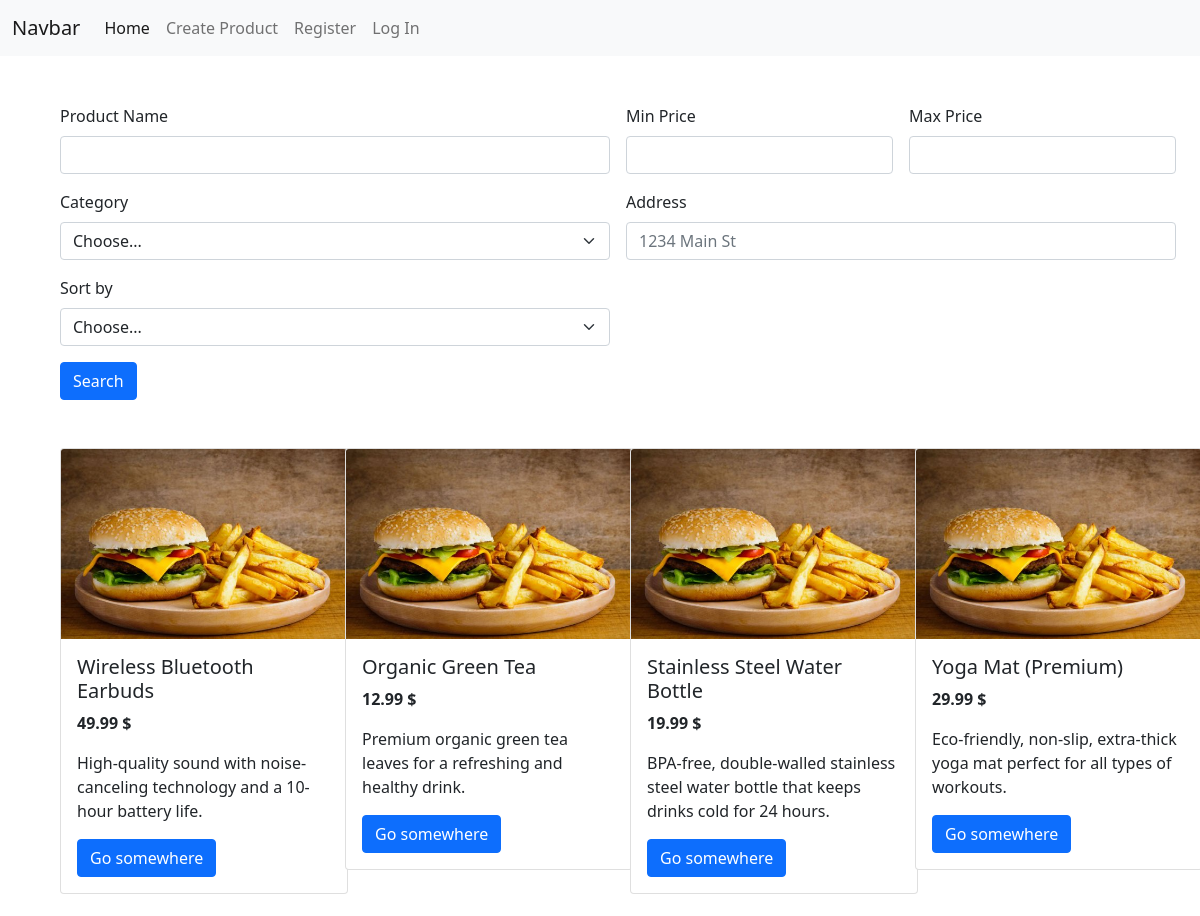
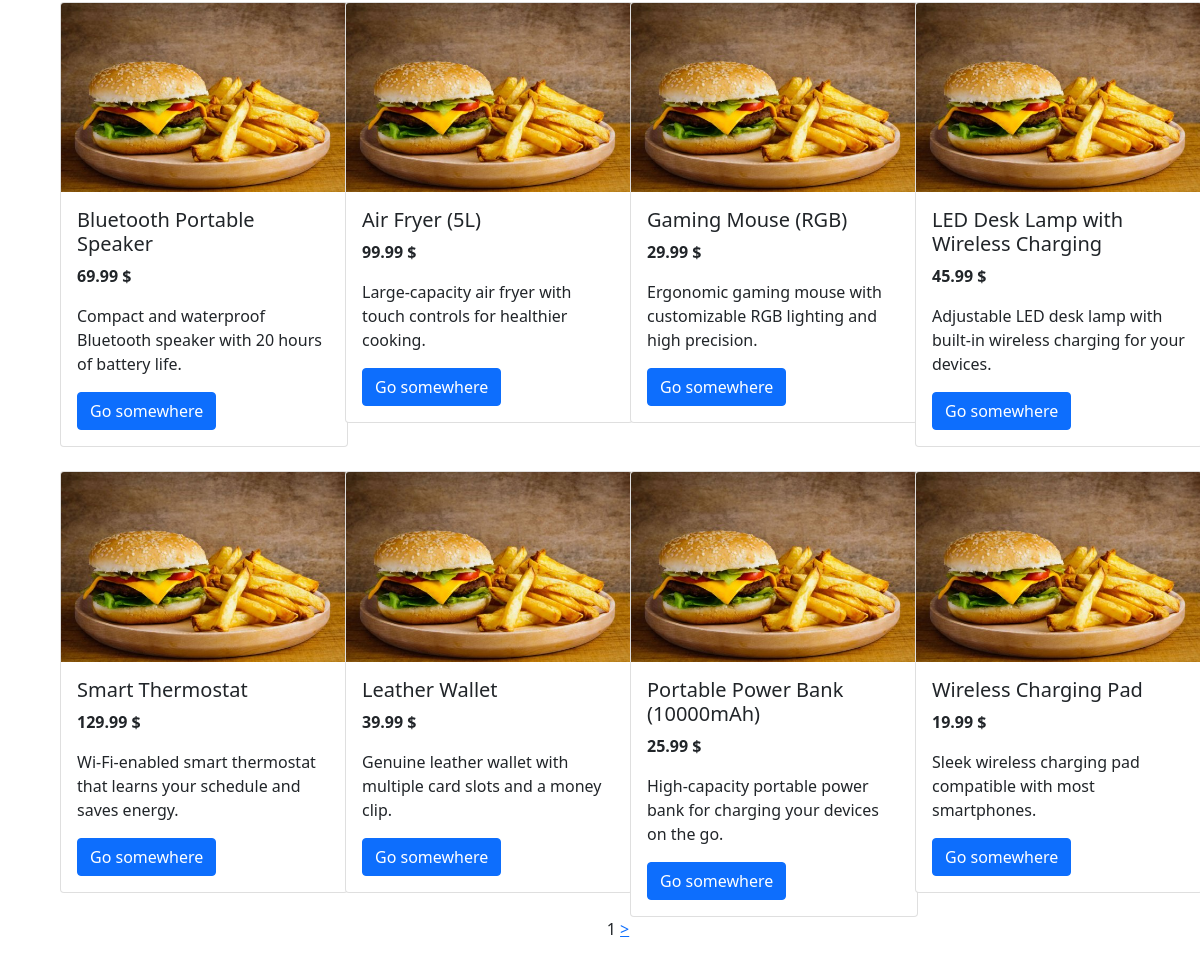
The page / on the database its author committed (2 pictures, top to bottom).
### products/models.py (models this page shows)
class Product(models.Model):
    name = models.CharField(max_length=150, default=0)
    description = models.TextField(default=0)
    price = models.DecimalField(max_digits=10, decimal_places=2)
    create_date = models.DateTimeField(auto_now_add=True)
    write_time = models.DateTimeField(auto_now_add=True)
    views = models.PositiveIntegerField(default=0)
    category = models.ForeignKey(Category, on_delete=models.SET_NULL, null=True, related_name='products')
    image = models.ImageField(upload_to='products/', default='default.jpg')

### products/views.py (the view)
# urls.py: 2. Add a URL to urlpatterns:  path('', views.home, name='home')
def home(request):
    filters = dict()
    product_name = request.GET.get('product_name')
    if product_name:
        filters['name__icontains'] = product_name
    min_price = request.GET.get('min_price')
    if min_price:
        filters['price__gt'] = min_price
    max_price = request.GET.get('max_price')
    if max_price:
        filters['price__lt'] = max_price
    address = request.GET.get('address')
    if address:
        filters['address__icontains'] = address
    category =  request.GET.get('category')
    if category:
        filters['category_id'] = category
    products = Product.objects.filter(**filters)
    sort_by = request.GET.get('sort')
    if sort_by:
        products = products.order_by(sort_by)
    products_paginator = Paginator(products, 12)
    page_number = request.GET.get('page')
    try:
        page_obj = products_paginator.get_page(page_number)
    except PageNotAnInteger:
        page_obj = products_paginator.page(1)
    except EmptyPage:
        page_obj = products_paginator.page(products_paginator.num_pages)
    categories = Category.objects.all()
    return render(request, 'home.html', {'products': page_obj,
                                                                'products_paginator':products_paginator,
                                                              'categories': categories})

### products/templates/home.html (shortened to what this page needs)
{% extends 'base.html' %}
{% block content %}
<form class="row g-3">
    <div class="col-md-6">
        <label for="product_name" class="form-label">Product Name</label>
        <input type="text" class="form-control" id="product_name" name="product_name">
    </div>
    <div class="col-md-3">
        <label for="min_price" class="form-label">Min Price</label>
        <input type="text" class="form-control" id="min_price" name="min_price">
    </div>
    <div class="col-md-3">
        <label for="max_price" class="form-label">Max Price</label>
        <input type="text" class="form-control" id="max_price" name="max_price">
    </div>
    <div class="col-md-6">
        <label for="category" class="form-label">Category</label>
        <select id="category" name="category" class="form-select">
            <option disabled selected>Choose...</option>
        </select>
    </div>
    <div class="col-6">
        <label for="inputAddress" class="form-label">Address</label>
        <input type="text" class="form-control" id="inputAddress" placeholder="1234 Main St">
    </div>
     <div class="col-md-6">
        <label for="sort" class="form-label">Sort by</label>
        <select id="sort" name="sort" class="form-select">
            <option disabled selected>Choose...</option>
        </select>
    </div>
    <div class="col-12">
        <button type="submit" class="btn btn-primary">Search</button>
    </div>
</form>
<div class="row row-cols-4 mt-4 g-4">
    {% for product in products %}
        <div class="col">
            <div class="card" style="width: 18rem;">
                <img src="{{ product.image.url }}" class="card-img-top" alt="...">
                <div class="card-body">
                    <h5 class="card-title">{{product.name}}</h5>
                    <p class="card-text fw-bold">{{product.price}} $</p>
                    <p class="card-text">{{product.description}}</p>
                    <a href="{% url 'product_detail' product.id %}" class="btn btn-primary">Go somewhere</a>
                </div>
            </div>
        </div>
    {% endfor %}
</div>
    <center>
        <span>{{products.number}}</span>
        {%if products.has_next %}
            <a href="?page={{products.next_page_number}}">></a>
        {% endif %}
    </center>
{% endblock %}

### products/templates/base.html (shortened to what this page needs)
<!DOCTYPE html>
<html lang="en">
<head>
    <link href="https://cdn.jsdelivr.net/npm/bootstrap@5.0.2/dist/css/bootstrap.min.css" rel="stylesheet">
</head>
<body>
    <nav class="navbar navbar-expand-lg navbar-light bg-light">
        <div class="container-fluid">
          <a class="navbar-brand" href="#">Navbar</a>
          <div class="collapse navbar-collapse" id="navbarNav">
            <ul class="navbar-nav">
              <li class="nav-item">
                <a class="nav-link active" aria-current="page" href="{% url 'home' %}">Home</a>
              </li>
              <li class="nav-item">
                <a class="nav-link" href="{% url 'create_product' %}">Create Product</a>
              </li>
                {% if user.is_authenticated %}
                <li class="nav-item">
                <a class="nav-link" href="{% url 'logout_view' %}">Log Out</a>
              </li>
                <li class="nav-item">
                <a class="nav-link" href="{% url 'cart' %}">Cart</a>
              </li>
                {% else %}
                <li class="nav-item">
                <a class="nav-link" href="{% url 'register_view'%}">Register</a>
              </li>
                <li class="nav-item">
                <a class="nav-link" href="{% url 'login_view'%}">Log In</a>
              </li>
                {% endif%}
            </ul>
          </div>
        </div>
      </nav>
<div class="container m-5">
    {% block content %}
    {% endblock %}
</div>
</body>
</html>

### rows shown on the page
Product: image (placeholder picture), name "Wireless Bluetooth Earbuds", price "49.99", description "High-quality sound with noise-canceling technology and a 10-hour battery life."
Product: image (placeholder picture), name "Organic Green Tea", price "12.99", description "Premium organic green tea leaves for a refreshing and healthy drink."
Product: image (placeholder picture), name "Stainless Steel Water Bottle", price "19.99", description "BPA-free, double-walled stainless steel water bottle that keeps drinks cold for 24 hours."
Product: image (placeholder picture), name "Yoga Mat (Premium)", price "29.99", description "Eco-friendly, non-slip, extra-thick yoga mat perfect for all types of workouts."
Product: image (placeholder picture), name "Bluetooth Portable Speaker", price "69.99", description "Compact and waterproof Bluetooth speaker with 20 hours of battery life."
Product: image (placeholder picture), name "Air Fryer (5L)", price "99.99", description "Large-capacity air fryer with touch controls for healthier cooking."
Product: image (placeholder picture), name "Gaming Mouse (RGB)", price "29.99", description "Ergonomic gaming mouse with customizable RGB lighting and high precision."
Product: image (placeholder picture), name "LED Desk Lamp with Wireless Charging", price "45.99", description "Adjustable LED desk lamp with built-in wireless charging for your devices."
Product: image (placeholder picture), name "Smart Thermostat", price "129.99", description "Wi-Fi-enabled smart thermostat that learns your schedule and saves energy."
Product: image (placeholder picture), name "Leather Wallet", price "39.99", description "Genuine leather wallet with multiple card slots and a money clip."
Product: image (placeholder picture), name "Portable Power Bank (10000mAh)", price "25.99", description "High-capacity portable power bank for charging your devices on the go."
Product: image (placeholder picture), name "Wireless Charging Pad", price "19.99", description "Sleek wireless charging pad compatible with most smartphones."

### other values the page prints
{{ products.number }} "1"
